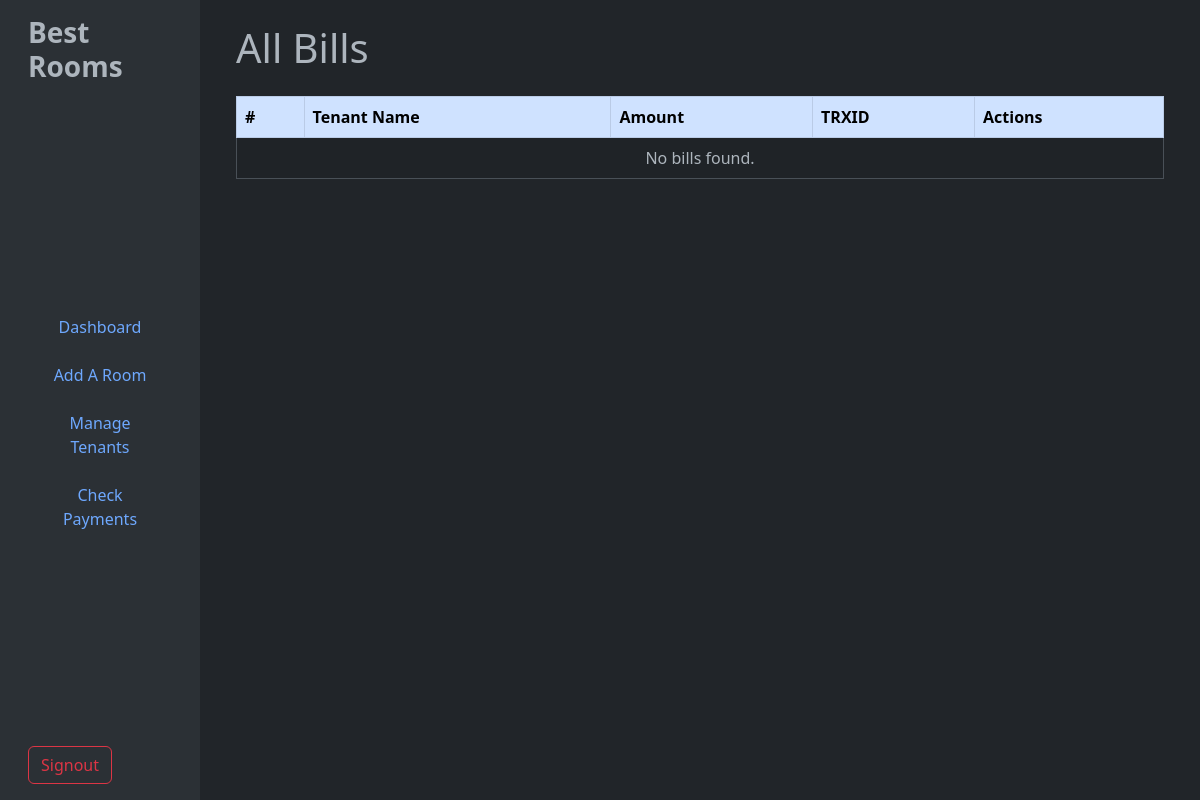
/unverifiedbills, run on an earlier commit of the app's database.
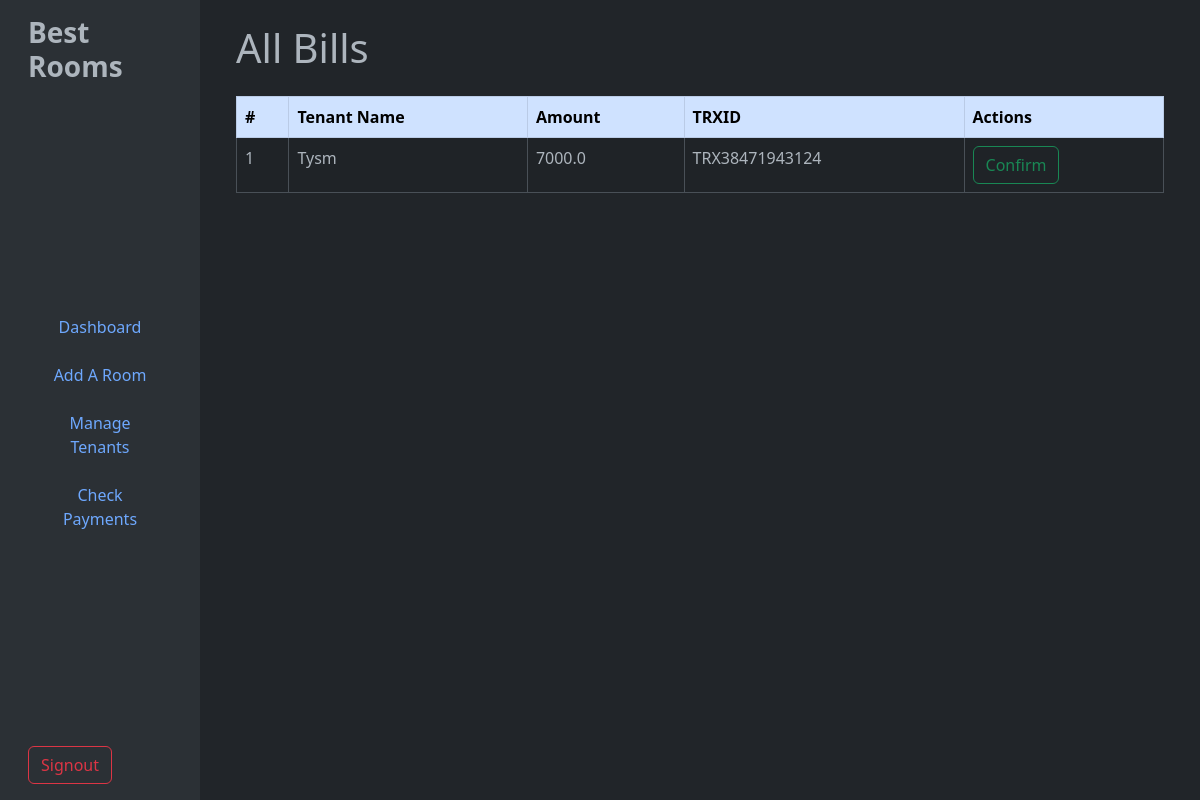
And on a later commit of the database.
### tables this page shows
CREATE TABLE "Payments" (
	"paymentID"	INTEGER,
	"tenantID"	INTEGER NOT NULL,
	"payment"	INT,
	"status"	TEXT NOT NULL,
	"transactionID"	TEXT NOT NULL, `month` TEXT, `amount` TEXT, `type` TEXT,
	PRIMARY KEY("paymentID" AUTOINCREMENT),
	FOREIGN KEY("payment") REFERENCES "Bills"("billID"),
	FOREIGN KEY("tenantID") REFERENCES "Tenants"("tenantID")
);

CREATE TABLE "Tenants" (
	"tenantID"	INTEGER,
	"userID"	INTEGER NOT NULL,
	"name"	TEXT,
	"roomID"	INTEGER,
	"phone"	TEXT,
	PRIMARY KEY("tenantID" AUTOINCREMENT),
	FOREIGN KEY("roomID") REFERENCES "Rooms"("roomID"),
	FOREIGN KEY("userID") REFERENCES "Users"("userID")
);

### app.py (the view)
@app.route('/unverifiedbills', methods=['GET', 'POST'])
def unverifiedbills():
    if request.method == 'POST':
        paymentid = request.form['paymentid']
        verifyBill(paymentid)
        return redirect(url_for('unverifiedbills'))
    else:
        return render_template('verifybills.html', bills=getUnverifiedBills(), getTenantName=getTenantName)

### database/admin.py (called while the page is built)
def dbConnect():
    return sqlite3.connect('database/main.db')

def pullFromDB(query):
    connection = dbConnect()
    cursor = connection.cursor()
    cursor.execute(query)
    result = cursor.fetchall()
    connection.close()
    return result

def getUnverifiedBills():
    result = pullFromDB("SELECT * FROM Payments WHERE status='unverified'")
    return result

### database/user.py (called while the page is built)
def getTenantName(tenantID):
    result = pullFromDB(f"SELECT name FROM Tenants WHERE tenantID='{tenantID}'")[0][0]
    return result

### templates/verifybills.html (shortened to what this page needs)
{%extends "adminbase.html"%}
{%block content%}
<main class="col-md-9 ms-sm-auto col-lg-10 px-md-4 bg-dark">
<div class="container py-4">
  <h1 class="mb-4">All Bills</h1>
  <div class="table-responsive">
    <table class="table table-striped table-bordered">
      <thead class="table-primary">
        <tr>
          <th>#</th>
          <th>Tenant Name</th>
          <th>Amount</th>
          <th>TRXID</th>
          <th>Actions</th>
        </tr>
      </thead>
      <tbody>
        {% for bill in bills %}
        <tr>
          <td>{{ loop.index }}</td>
          <td>{{ getTenantName(bill[1]) }}</td>
          <td>{{ bill[6] }}</td>
          <td>{{ bill[4] }}</td>
          <td>
            <div class="d-flex gap-2">
                <form action="/unverifiedbills" method="post">
                    <button type="submit" class="btn btn-md btn-outline-success">Confirm</a>
                </form>
            </div>
          </td>
        </tr>
        {% else %}
        <tr>
          <td colspan="6" class="text-center">No bills found.</td>
        </tr>
        {% endfor %}
      </tbody>
    </table>
  </div>
</div>
</main>
{% endblock %}

What changed in the data, as far as the page shows it:
added Payments: tenantID.name "Tysm", amount "7000.0", transactionID "TRX38471943124"
Also different on the page:
text no longer shown: "No bills found."
